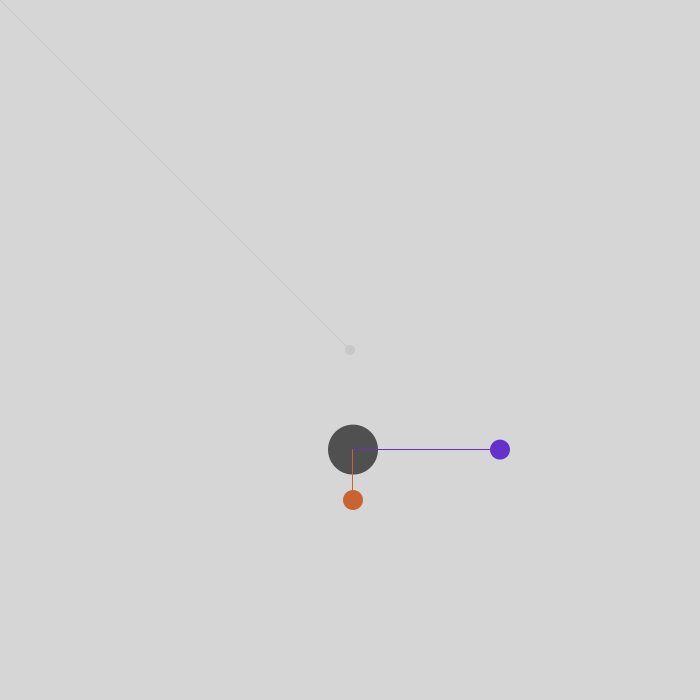
Frame 1 (no input)
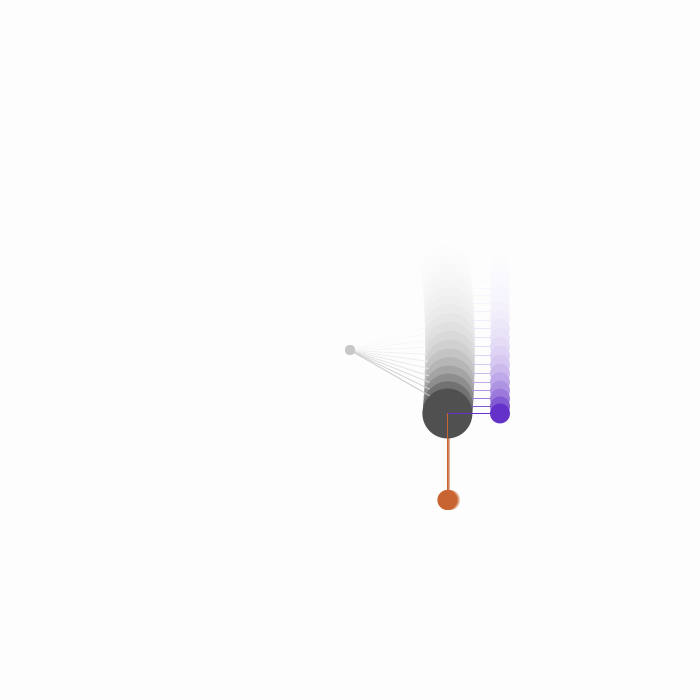
Frame 60 (the mouse pressed at the canvas centre just before this capture)
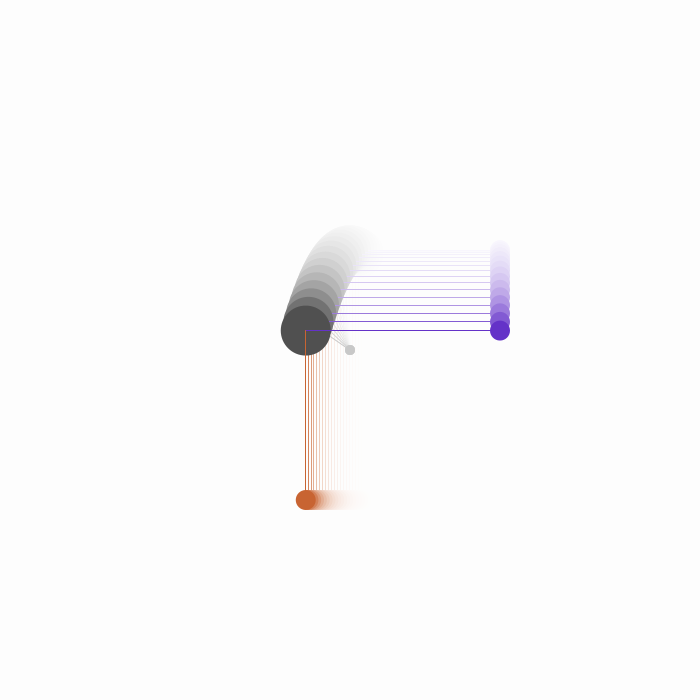
Frame 120 (the mouse held since frame 60 and released just before this capture)

The Processing sketch that drew these frames (run headless with seeded random() and noise(); from frame 60 on, the mouse is pressed at the canvas centre):

// Processing sketch: oscillate2
// ── oscillate2.pde
float x;
float y;
float oscCountX;
float oscCountY;
float amplitudeX;
float amplitudeY;
float centerX;
float centerY;

void setup() {
  size(700, 700);
  oscCountX = 0;
  oscCountY = 0;
  amplitudeX = 100;
  amplitudeY = 100;
  centerX = width/2;
  centerY = height/2;
  noStroke();
  textAlign(CENTER, CENTER);
}

void draw() {
  noStroke();
  fill(255, 50);
  rect(0, 0, width, height);

  fill(200);
  ellipse(centerX, centerY, 10, 10);
  stroke(200);
  line(centerX, centerY, x, y);

  noStroke();

  oscCountX += 0.03;
  oscCountY += 0.09;
  x = centerX + sin(oscCountX) * amplitudeX;
  y = centerY + cos(oscCountY) * amplitudeY;
  fill(80);
  ellipse(x, y, 50, 50);

  fill(100, 50, 200);
  ellipse(centerX + 150, y, 20, 20);
  fill(200, 100, 50);
  ellipse(x, centerY + 150, 20, 20);

  stroke(100, 50, 200);
  line(x, y, centerX+150, y);
  stroke(200, 100, 50);
  line(x, y, x, centerY+150);
}
